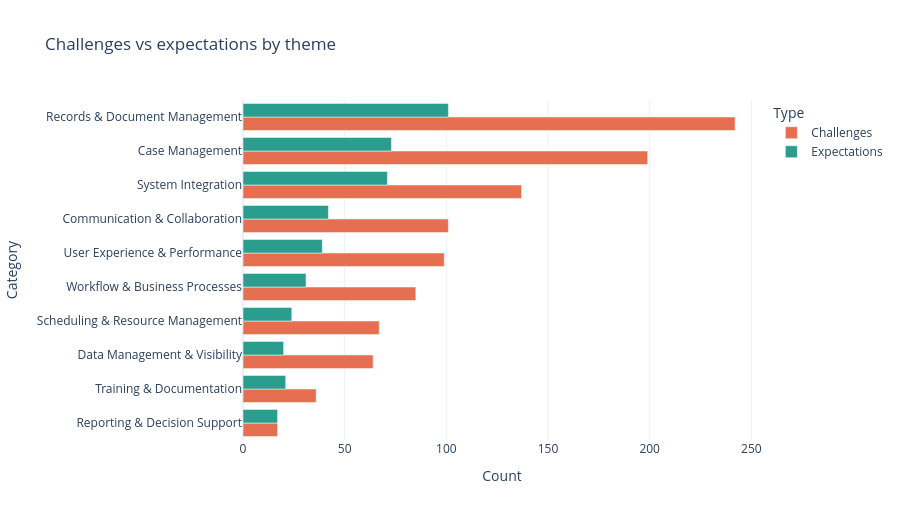

Notebook code cell kept with this figure:
### Markdown cell above
## 4. Challenges vs expectations by theme

### Code cell
ch_c = df["Category"].value_counts()
ex_c = expectations_df["Category"].value_counts()
cats = sorted(set(ch_c.index) | set(ex_c.index), key=lambda c: -(ch_c.get(c, 0) + ex_c.get(c, 0)))
plot_cmp = pd.DataFrame({
    "Category": cats,
    "Challenges": [int(ch_c.get(c, 0)) for c in cats],
    "Expectations": [int(ex_c.get(c, 0)) for c in cats],
}).melt(id_vars="Category", var_name="Type", value_name="Count")
fig_cmp = px.bar(
    plot_cmp, x="Count", y="Category", color="Type", barmode="group", orientation="h",
    title="Challenges vs expectations by theme",
    color_discrete_map={"Challenges": "#E76F51", "Expectations": "#2A9D8F"},
)
fig_cmp.update_layout(height=520, template="plotly_white", yaxis=dict(categoryorder="total ascending"))
fig_cmp.show()

### Figure 1 — Plotly figure (JSON) as saved in the notebook; plotly's stock layout.template omitted (floating-point values rounded to 4 significant figures)
{"data": [{"alignmentgroup": "True", "hovertemplate": "Type=Challenges<br>Count=%{x}<br>Category=%{y}<extra></extra>", "legendgroup": "Challenges", "marker": {"color": "#E76F51", "pattern": {"shape": ""}}, "name": "Challenges", "offsetgroup": "Challenges", "orientation": "h", "showlegend": true, "textposition": "auto", "type": "bar", "x": [242, 199, 137, 101, 99, 85, 67, 64, 36, 17], "xaxis": "x", "y": ["Records & Document Management", "Case Management", "System Integration", "Communication & Collaboration", "User Experience & Performance", "Workflow & Business Processes", "Scheduling & Resource Management", "Data Management & Visibility", "Training & Documentation", "Reporting & Decision Support"], "yaxis": "y"}, {"alignmentgroup": "True", "hovertemplate": "Type=Expectations<br>Count=%{x}<br>Category=%{y}<extra></extra>", "legendgroup": "Expectations", "marker": {"color": "#2A9D8F", "pattern": {"shape": ""}}, "name": "Expectations", "offsetgroup": "Expectations", "orientation": "h", "showlegend": true, "textposition": "auto", "type": "bar", "x": [101, 73, 71, 42, 39, 31, 24, 20, 21, 17], "xaxis": "x", "y": ["Records & Document Management", "Case Management", "System Integration", "Communication & Collaboration", "User Experience & Performance", "Workflow & Business Processes", "Scheduling & Resource Management", "Data Management & Visibility", "Training & Documentation", "Reporting & Decision Support"], "yaxis": "y"}], "layout": {"barmode": "group", "height": 520, "legend": {"title": {"text": "Type"}, "tracegroupgap": 0}, "title": {"text": "Challenges vs expectations by theme"}, "xaxis": {"anchor": "y", "domain": [0, 1], "title": {"text": "Count"}}, "yaxis": {"anchor": "x", "categoryorder": "total ascending", "domain": [0, 1], "title": {"text": "Category"}}}}
